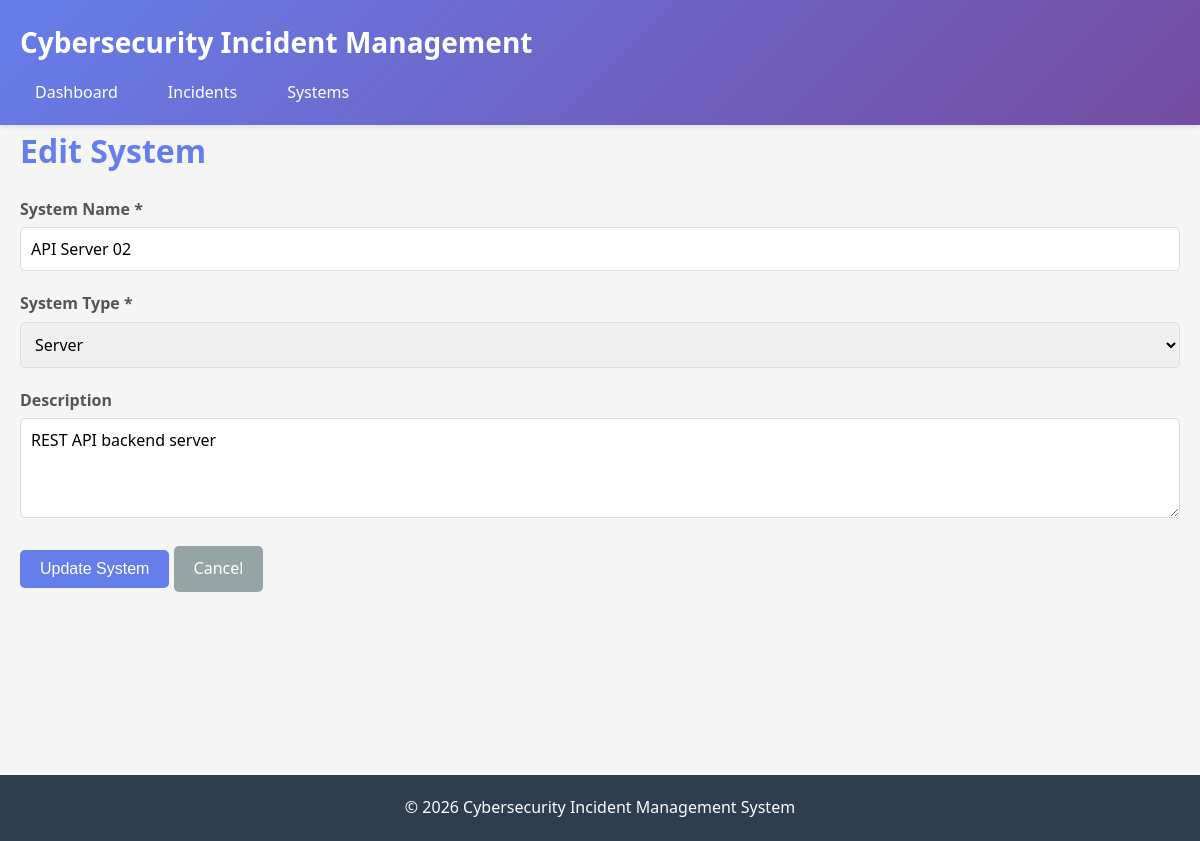
/edit_system.php?id=6, run on the app's committed database.
### tables this page shows
CREATE TABLE systems (
    id INT AUTO_INCREMENT PRIMARY KEY,
    name VARCHAR(255) NOT NULL,
    type ENUM('Server', 'Application', 'Database', 'Firewall', 'Mail Gateway') NOT NULL,
    description TEXT,
    created_at TIMESTAMP DEFAULT CURRENT_TIMESTAMP,
    updated_at TIMESTAMP DEFAULT CURRENT_TIMESTAMP ON UPDATE CURRENT_TIMESTAMP
);

### includes/functions.php (called while the page is built, shortened)
<?php
function escape($string) {
    return htmlspecialchars($string, ENT_QUOTES, 'UTF-8');
}
?>

### public/edit_system.php (the view, shortened to what this page needs)
<?php
require_once '../includes/header.php';
$conn = getDBConnection();
$id = intval($_GET['id'] ?? 0);
$stmt = $conn->prepare("SELECT * FROM systems WHERE id = ?");
$stmt->execute([$id]);
$system = $stmt->fetch();
?>
<h2 class="page-title">Edit System</h2>
<form method="POST" action="">
    <div class="form-group">
        <label for="name">System Name *</label>
        <input type="text" id="name" name="name" value="<?php echo escape($system['name']); ?>" required>
    </div>
    <div class="form-group">
        <label for="type">System Type *</label>
        <select id="type" name="type" required>
            <option value="Server" <?php echo $system['type'] == 'Server' ? 'selected' : ''; ?>>Server</option>
        </select>
    </div>
    <div class="form-group">
        <label for="description">Description</label>
        <textarea id="description" name="description"><?php echo escape($system['description']); ?></textarea>
    </div>
    <div class="form-group">
        <button type="submit" class="btn">Update System</button>
        <a href="systems.php" class="btn btn-secondary">Cancel</a>
    </div>
</form>
<?php require_once '../includes/footer.php'; ?>

### assets/css/style.css (style rules this page uses)
* { margin: 0; padding: 0; box-sizing: border-box; }
body { font-family: "Segoe UI", Tahoma, Geneva, Verdana, sans-serif; line-height: 1.6; color: #333; background-color: #f5f5f5; }
.page-title { font-size: 32px; margin-bottom: 20px; color: #667eea; }
.btn { display: inline-block; padding: 10px 20px; background-color: #667eea; color: white; text-decoration: none; border-radius: 5px; border: none; cursor: pointer; font-size: 16px; transition: background-color 0.3s; }
.btn-secondary { background-color: #95a5a6; }
.form-group { margin-bottom: 20px; }
.form-group label { display: block; margin-bottom: 5px; font-weight: 600; color: #555; }
.form-group input, .form-group select, .form-group textarea { width: 100%; padding: 10px; border: 1px solid #ddd; border-radius: 5px; font-size: 16px; font-family: inherit; }
.form-group textarea { resize: vertical; min-height: 100px; }

### data on the page
systems: name "API Server 02", type "Server", description "REST API backend server"
